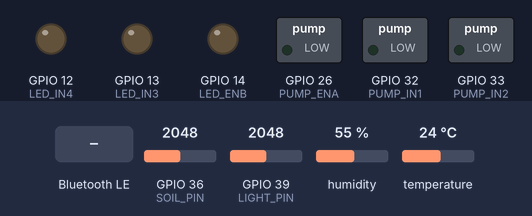
Simulated run of this sketch. Board: ESP32. Shown: switched loads named in the sketch (green lamp = pin HIGH), output pins drawn as LEDs (lit = HIGH). The test bench sets the inputs (shaded band); at power-on: GPIO 39 (LIGHT_PIN) = 2048, GPIO 36 (SOIL_PIN) = 2048, humidity 55 %, temperature 24 °C. Nothing arrives over Bluetooth unless stated; a phone connects over Bluetooth LE 3 s after start; what the sketch prints to the serial monitor is not drawn.

Above: at 1.2 s.
1.3 s: GPIO 39 (LIGHT_PIN) set to 1042
7.5 s: GPIO 39 (LIGHT_PIN) set to 972
At 8.4 s:
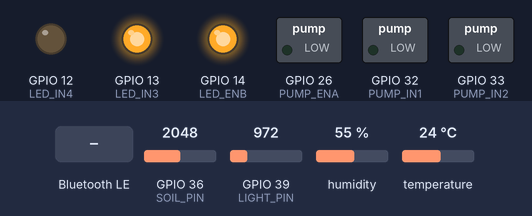
9.6 s: GPIO 36 (SOIL_PIN) set to 2352
16.0 s: GPIO 36 (SOIL_PIN) set to 2467
At 17.4 s:
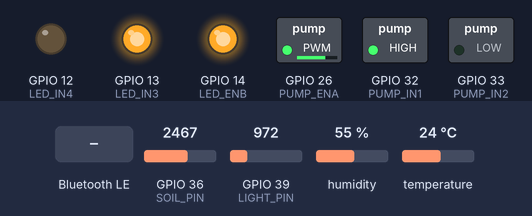
17.7 s: Bluetooth LE write "LED_OFF" received
At 18.1 s:
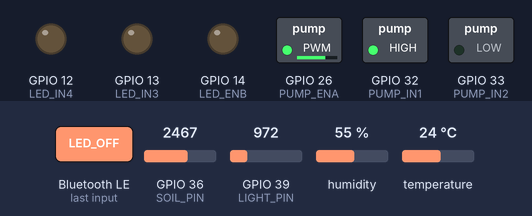
19.7 s: Bluetooth LE write "PUMP_OFF" received
At 21.3 s:
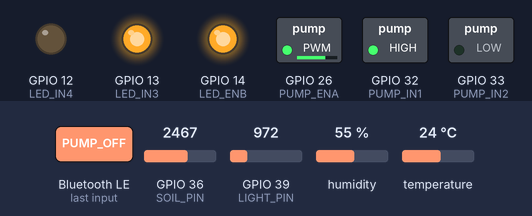
Timing chart, 0 to 22.2 s (numbered marks = the images above; inputs shaded):
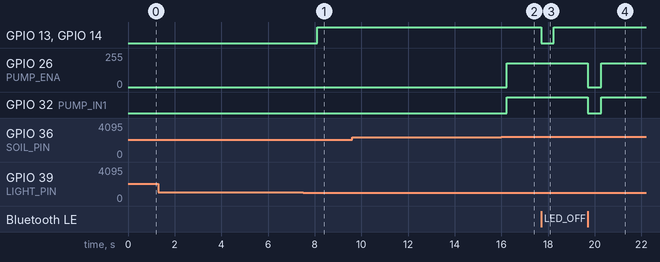

The sketch:

esp32_dashbbordcode.ino
```cpp
#include <BLEDevice.h>
#include <BLEServer.h>
#include <BLEUtils.h>
#include <BLE2902.h>
#include <driver/ledc.h>
#include <DHT.h>

// -------------------- DHT SENSOR --------------------
#define DHT_PIN 19
#define DHT_TYPE DHT11
DHT dht(DHT_PIN, DHT_TYPE);

float T = 0, H = 0;

// -------------------- SENSOR PINS --------------------
#define SOIL_PIN 36
#define LIGHT_PIN 39

// -------------------- PUMP DRIVER --------------------
#define PUMP_ENA 26
#define PUMP_IN1 32
#define PUMP_IN2 33

// -------------------- LED DRIVER ---------------------
#define LED_ENB 14
#define LED_IN3 13
#define LED_IN4 12

// -------------------- PWM CONFIG ---------------------
#define PWM_FREQ 5000
#define PWM_RES  8

// -------------------- BLE CONFIG ---------------------
#define DEVICE_NAME "SmartGardenESP32"
#define SERVICE_UUID "4e520001-3c8c-4824-8f7d-2b4421d8b63e"
#define DATA_UUID    "4e520002-3c8c-4824-8f7d-2b4421d8b63e"
#define CMD_UUID     "4e520003-3c8c-4824-8f7d-2b4421d8b63e"

BLECharacteristic *pDataChar;
bool deviceConnected = false;

// -------------------- THRESHOLDS ---------------------
int soilThresh  = 1700;
int lightThresh = 1000;

// -------------------- DUTY VALUES --------------------
int pumpDuty = 180;
int ledDuty  = 255;

// -------------------- STATES -------------------------
bool pumpOnState = false;
bool ledOnState  = false;
bool manualOverride = false;

// -------------------- SENSOR VALUES ------------------
int M = 0, L = 0;

// -------------------- APPLY PUMP ---------------------
void pumpApply(bool state) {
  pumpOnState = state;
  pumpDuty = constrain(pumpDuty, 0, 255);

  if (state) {
    digitalWrite(PUMP_IN1, HIGH);
    digitalWrite(PUMP_IN2, LOW);
    ledcWrite(PUMP_ENA, pumpDuty);
  } else {
    digitalWrite(PUMP_IN1, LOW);
    digitalWrite(PUMP_IN2, LOW);
    ledcWrite(PUMP_ENA, 0);
  }
}

// -------------------- APPLY LED ----------------------
void ledApply(bool state) {
  ledOnState = state;
  ledDuty = constrain(ledDuty, 0, 255);

  if (state) {
    digitalWrite(LED_IN3, HIGH);
    digitalWrite(LED_IN4, LOW);
    ledcWrite(LED_ENB, ledDuty);
  } else {
    digitalWrite(LED_IN3, LOW);
    digitalWrite(LED_IN4, LOW);
    ledcWrite(LED_ENB, 0);
  }
}

// -------------------- READ SENSORS -------------------
void readSensors() {
  M = map(analogRead(SOIL_PIN), 0, 4095, 4095, 0);
  L = analogRead(LIGHT_PIN);

  float t = dht.readTemperature();
  float h = dht.readHumidity();

  if (!isnan(t)) T = t;
  if (!isnan(h)) H = h;
}

// -------------------- AUTOMATION ---------------------
void runAutomation() {
  if (manualOverride) return;

  bool dry  = M < soilThresh;
  bool dark = L < lightThresh;

  pumpApply(dry);
  ledApply(dark);
}

/**
 * @brief Send a command to the computer connected over serial.
 *
 * This function takes a command as a string and sends it over the serial connection
 * to the computer. The command will be sent as a JSON formatted string.
 *
 * @param command The command to send to the computer.
 */
void send_reading() {
  Serial.println(makeJSON());
}

// -------------------- JSON ---------------------------
String makeJSON() {
  return String("{\"M\":") + M +
         ",\"L\":" + L +
         ",\"T\":" + T +
         ",\"H\":" + H +
         ",\"P\":" + pumpDuty +
         ",\"P_ON\":" + (pumpOnState ? 1 : 0) +
         ",\"S\":" + ledDuty +
         ",\"S_ON\":" + (ledOnState ? 1 : 0) +
         ",\"O\":" + (manualOverride ? 1 : 0) +
         "}";
}

// -------------------- BLE CALLBACKS ------------------
class ServerCB : public BLEServerCallbacks {
  void onConnect(BLEServer *p) { deviceConnected = true; }
  void onDisconnect(BLEServer *p) { deviceConnected = false; p->startAdvertising(); }
};

class CmdCB : public BLECharacteristicCallbacks {
  void onWrite(BLECharacteristic *c) {
    String cmd = String(c->getValue().c_str());
    Serial.println("CMD: " + cmd);

    if (cmd == "OVERRIDE_ON")  manualOverride = true;
    if (cmd == "OVERRIDE_OFF") manualOverride = false;

    if (cmd == "PUMP_ON")  pumpApply(true);
    if (cmd == "PUMP_OFF") pumpApply(false);
    if (cmd == "LED_ON")   ledApply(true);
    if (cmd == "LED_OFF")  ledApply(false);

    int idx = cmd.indexOf(':');
    if (idx > 0) {
      String key = cmd.substring(0, idx);
      float val  = cmd.substring(idx + 1).toFloat();

      if (key == "SET_MOISTURE_THRESH") soilThresh  = (int)val;
      if (key == "SET_LIGHT_THRESH")    lightThresh = (int)val;

      if (key == "SET_PUMP_SPEED") {
        pumpDuty = (int)val;
        pumpApply(pumpOnState);
      }

      if (key == "SET_LED_BRIGHTNESS") {
        ledDuty = (int)val;
        ledApply(ledOnState);
      }
    }

    pDataChar->setValue(makeJSON().c_str());
    pDataChar->notify();
  }
};

// -------------------- SETUP --------------------------
void setup() {
  Serial.begin(115200);
  dht.begin();

  pinMode(PUMP_IN1, OUTPUT);
  pinMode(PUMP_IN2, OUTPUT);
  pinMode(LED_IN3, OUTPUT);
  pinMode(LED_IN4, OUTPUT);

  ledcSetClockSource(LEDC_USE_APB_CLK);
  ledcAttach(PUMP_ENA, PWM_FREQ, PWM_RES);
  ledcAttach(LED_ENB, PWM_FREQ, PWM_RES);

  pumpApply(false);
  ledApply(false);

  BLEDevice::init(DEVICE_NAME);
  BLEServer *server = BLEDevice::createServer();
  server->setCallbacks(new ServerCB());

  BLEService *svc = server->createService(SERVICE_UUID);

  pDataChar = svc->createCharacteristic(
    DATA_UUID, BLECharacteristic::PROPERTY_READ | BLECharacteristic::PROPERTY_NOTIFY);
  pDataChar->addDescriptor(new BLE2902());

  BLECharacteristic *cmd = svc->createCharacteristic(
    CMD_UUID, BLECharacteristic::PROPERTY_WRITE);
  cmd->setCallbacks(new CmdCB());

  svc->start();
  server->getAdvertising()->start();

  Serial.println("Smart Garden BLE Ready.");
}

// -------------------- LOOP ---------------------------
void loop() {
  static unsigned long lastRead = 0;

  send_reading();

  if (millis() - lastRead > 2000) {
    readSensors();
    runAutomation();

    if (deviceConnected) {
      String json = makeJSON();
      pDataChar->setValue(json.c_str());
      pDataChar->notify();
      Serial.println("Sent: " + json);
    }
    lastRead = millis();
  }
}
```

Measured:
- the behaviour switches between 1000 and 999 on GPIO 39 (LIGHT_PIN) (found by bisection; images 0 and 1)
- the behaviour switches between 2395 and 2396 on GPIO 36 (SOIL_PIN) (found by bisection; images 1 and 2)
- after the input at 7.5 s, GPIO 13 (LED_IN3), GPIO 14 (LED_ENB): LOW → HIGH after 0.62 s
- after the input at 16.0 s, GPIO 26 (PUMP_ENA): 0/255 → 179/255 after 0.23 s; GPIO 32 (PUMP_IN1): LOW → HIGH after 0.23 s
- after the input at 17.7 s, GPIO 13 (LED_IN3), GPIO 14 (LED_ENB): HIGH → LOW at once, → HIGH 0.55 s later
- after the input at 19.7 s, GPIO 26 (PUMP_ENA): 179/255 → 0/255 at once, → 179/255 0.58 s later; GPIO 32 (PUMP_IN1): HIGH → LOW at once, → HIGH 0.58 s later
